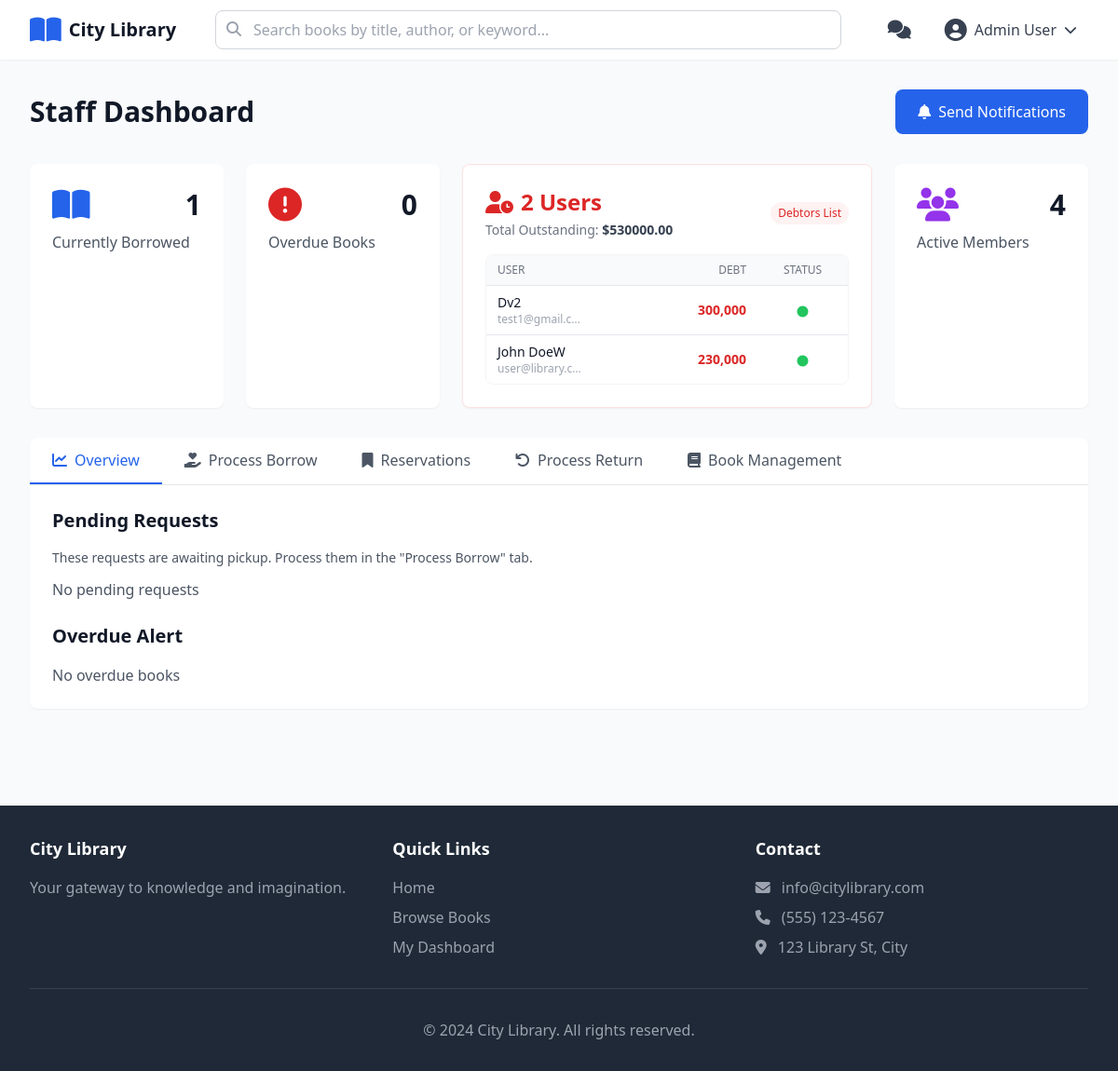
The app's page /staff/dashboard (signed in), older data.
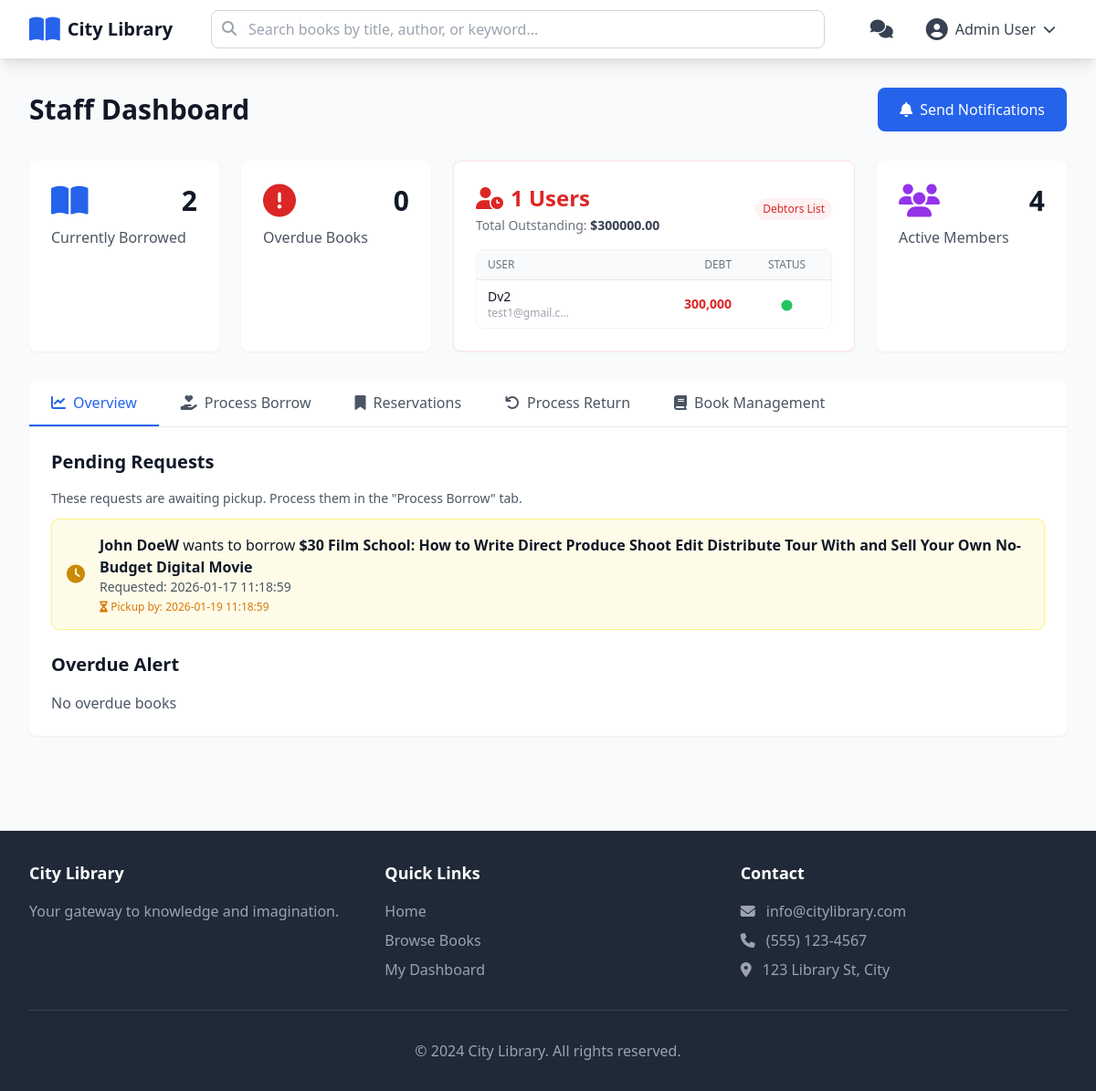
The same page, newer data.
### tables this page shows
CREATE TABLE users (
            id TEXT PRIMARY KEY,
            email TEXT UNIQUE NOT NULL,
            password TEXT NOT NULL,
            name TEXT NOT NULL,
            phone TEXT NOT NULL,
            birthday TEXT,
            role TEXT NOT NULL DEFAULT 'user',
            member_since TEXT NOT NULL,
            is_locked INTEGER DEFAULT 0,
            fines REAL DEFAULT 0.0,
            violations INTEGER DEFAULT 0,
            favorites TEXT DEFAULT '[]'
        );

CREATE TABLE borrows (
            id TEXT PRIMARY KEY,
            user_id TEXT NOT NULL,
            book_id TEXT NOT NULL,
            borrow_date TEXT NOT NULL,
            due_date TEXT NOT NULL,
            return_date TEXT,
            status TEXT NOT NULL DEFAULT 'waiting',
            renewed_count INTEGER DEFAULT 0, pending_until TEXT, condition TEXT, damage_fee REAL DEFAULT 0.0, late_fee REAL DEFAULT 0.0,
            FOREIGN KEY (user_id) REFERENCES users (id),
            FOREIGN KEY (book_id) REFERENCES books (id)
        );

CREATE TABLE books (
            id TEXT PRIMARY KEY,
            title TEXT NOT NULL,
            author TEXT NOT NULL,
            category TEXT NOT NULL,
            publisher TEXT NOT NULL,
            year INTEGER NOT NULL,
            language TEXT NOT NULL,
            isbn TEXT NOT NULL,
            description TEXT,
            cover_url TEXT,
            total_copies INTEGER NOT NULL DEFAULT 1,
            available_copies INTEGER NOT NULL DEFAULT 1,
            shelf_location TEXT,
            rating REAL DEFAULT 0.0,
            borrow_count INTEGER DEFAULT 0
        , book_value REAL DEFAULT 50000.0);

### routes/staff_routes.py (the view)
@staff_bp.route('/dashboard')
@login_required
@role_required('staff')
def dashboard():
    staff = Staff.get_by_id(session['user_id'])
    return render_template(
        'pages/staff/dashboard.html',
        pending_borrows=Borrow.get_user_borrows_by_status('pending_pickup'),
        borrowed_books=Borrow.get_user_borrows_by_status('borrowed'),
        overdue_books=Borrow.get_overdue_borrows(),
        all_books=Book.get_all(),
        all_reservations=Reservation.get_all(),
        popular_books=Book.get_most_borrowed(limit=10),
        stats=staff.get_stats(),
        users_with_debt=User.get_users_with_debt()
    )

### models/book.py (called while the page is built)
    @staticmethod
    def get_by_id(book_id: str) -> Optional['Book']:
        db = get_db()
        row = db.execute('''
            SELECT id, title, author, category, publisher, year, language, isbn,
                   description, cover_url, total_copies, available_copies,
                   shelf_location, rating, borrow_count
            FROM books WHERE id = ?
        ''', (book_id,)).fetchone()
        if row:
            return Book(**dict(row))
        return None

    @staticmethod
    def get_all(limit: Optional[int] = None) -> List['Book']:
        db = get_db()
        query = '''SELECT id, title, author, category, publisher, year, language, isbn,
                          description, cover_url, total_copies, available_copies,
                          shelf_location, rating, borrow_count
                   FROM books'''
        if limit:
            query += f' LIMIT {limit}'
        rows = db.execute(query).fetchall()
        return [Book(**dict(row)) for row in rows]

    @staticmethod
    def get_total_count() -> int:
        db = get_db()
        row = db.execute('SELECT COUNT(*) as count FROM books').fetchone()
        return row['count']

### templates/pages/staff/dashboard.html (shortened to what the changed rows need)
{% extends "layout.html" %}
{% block content %}
<div class="max-w-7xl mx-auto px-4 sm:px-6 lg:px-8 py-8">
    <div class="flex justify-between items-center mb-8">
        <h1 class="text-3xl font-bold text-gray-900">Staff Dashboard</h1>
    </div>
    <div class="grid grid-cols-1 md:grid-cols-2 lg:grid-cols-5 gap-6 mb-8">
        <div class="bg-white rounded-lg shadow-sm p-6">
            <div class="flex items-center justify-between mb-2">
                <i class="fas fa-book-open text-4xl text-blue-600"></i>
                <span class="text-3xl font-bold text-gray-900">{{ stats.borrowed }}</span>
            </div>
        </div>
        <div class="bg-white rounded-lg shadow-sm p-6 lg:col-span-2 border border-red-100">
            <div class="flex items-center justify-between mb-4">
                <div>
                    <div class="flex items-center gap-2">
                        <i class="fas fa-user-clock text-2xl text-red-600"></i>
                        <span class="text-2xl font-bold text-red-600">{{ users_with_debt|length }} Users</span>
                    </div>
                    <p class="text-sm text-gray-500 mt-1">Total Outstanding: <span class="font-bold text-gray-700">${{ "%.2f"|format(stats.fines) }}</span></p>
                </div>
            </div>
            <div class="overflow-hidden border border-gray-100 rounded-lg">
                <div class="max-h-40 overflow-y-auto custom-scrollbar">
                    <table class="min-w-full divide-y divide-gray-200">
                        <thead class="bg-gray-50 sticky top-0 z-10">
                            <tr>
                                <th class="px-3 py-2 text-left text-xs font-medium text-gray-500 uppercase">User</th>
                                <th class="px-3 py-2 text-right text-xs font-medium text-gray-500 uppercase">Debt</th>
                                <th class="px-3 py-2 text-center text-xs font-medium text-gray-500 uppercase">Status</th>
                            </tr>
                        </thead>
                        <tbody class="bg-white divide-y divide-gray-200">
                            {% for user in users_with_debt %}
                            <tr class="hover:bg-gray-50">
                                <td class="px-3 py-2">
                                    <div class="text-sm font-medium text-gray-900">{{ user.name }}</div>
                                    <div class="text-xs text-gray-400 truncate w-24" title="{{ user.email }}">{{ user.email }}</div>
                                </td>
                                <td class="px-3 py-2 text-right whitespace-nowrap">
                                    <div class="text-sm font-bold text-red-600">{{ "{:,.0f}".format(user.fines) }}</div>
                                </td>
                                <td class="px-3 py-2 text-center whitespace-nowrap">
                                    {% if user.is_locked %}
                                        <i class="fas fa-lock text-gray-400" title="Locked"></i>
                                    {% else %}
                                        <i class="fas fa-circle text-xs text-green-500" title="Active"></i>
                                    {% endif %}
                                </td>
                            </tr>
                            {% else %}
                            <tr>
                                <td colspan="3" class="px-3 py-4 text-center text-sm text-gray-500">
                                    No outstanding fines
                                </td>
                            </tr>
                            {% endfor %}
                        </tbody>
                    </table>
                </div>
            </div>
        </div>
    </div>
    <div class="bg-white rounded-lg shadow-sm mb-6">
        <div class="p-6">
            <div id="content-overview" class="tab-content">
                <div class="space-y-6">
                    <div>
                        <h2 class="text-xl font-bold text-gray-900 mb-4">Pending Requests</h2>
                        <p class="text-sm text-gray-600 mb-3">These requests are awaiting pickup. Process them in the "Process Borrow" tab.</p>
                        {% if pending_borrows %}
                        <div class="space-y-2">
                            {% for borrow in pending_borrows[:5] %}
                            {% set book = borrow.get_book() %}
                            {% set user = borrow.get_user() %}
                            <div class="flex items-center gap-4 p-4 bg-yellow-50 border border-yellow-200 rounded-lg">
                                <i class="fas fa-clock text-xl text-yellow-600"></i>
                                <div class="flex-1">
                                    <p class="text-gray-900"><strong>{{ user.name }}</strong> wants to borrow <strong>{{ book.title }}</strong></p>
                                    <p class="text-sm text-gray-600">Requested: {{ borrow.borrow_date }}</p>
                                    {% if borrow.pending_until %}
                                    <p class="text-xs text-amber-600 mt-1"><i class="fas fa-hourglass-half"></i> Pickup by: {{ borrow.pending_until }}</p>
                                    {% endif %}
                                </div>
                            </div>
                            {% endfor %}
                        </div>
                        {% else %}
                        <p class="text-gray-600">No pending requests</p>
                        {% endif %}
                    </div>
                    <div>
                        <h2 class="text-xl font-bold text-gray-900 mb-4">Overdue Alert</h2>
                    </div>
                </div>
            </div>
        </div>
    </div>
</div>
{% endblock %}

Row changes from the older to the newer data that the page shows:
no longer on one of the page's lists (row edited): users: name "John DoeW", email "user@library.c…", fines "230,000"
added borrows: {{ user.name }} "John DoeW", borrow_date "2026-01-17 11:18:59", pending_until "2026-01-19 11:18:59"
now on this page (row edited): books: title "$30 Film School: How to Write Direct Produce Shoot Edit Distribute Tour With and Sell Your Own No-Budget Digital Movie"
Text that changed along with them:
{{ stats.borrowed }}: "1" → "2"
{{ users_with_debt|length }}: "2" → "1"
{{ "%.2f"|format(stats.fines) }}: "530000.00" → "300000.00"
text no longer shown: "No pending requests"
